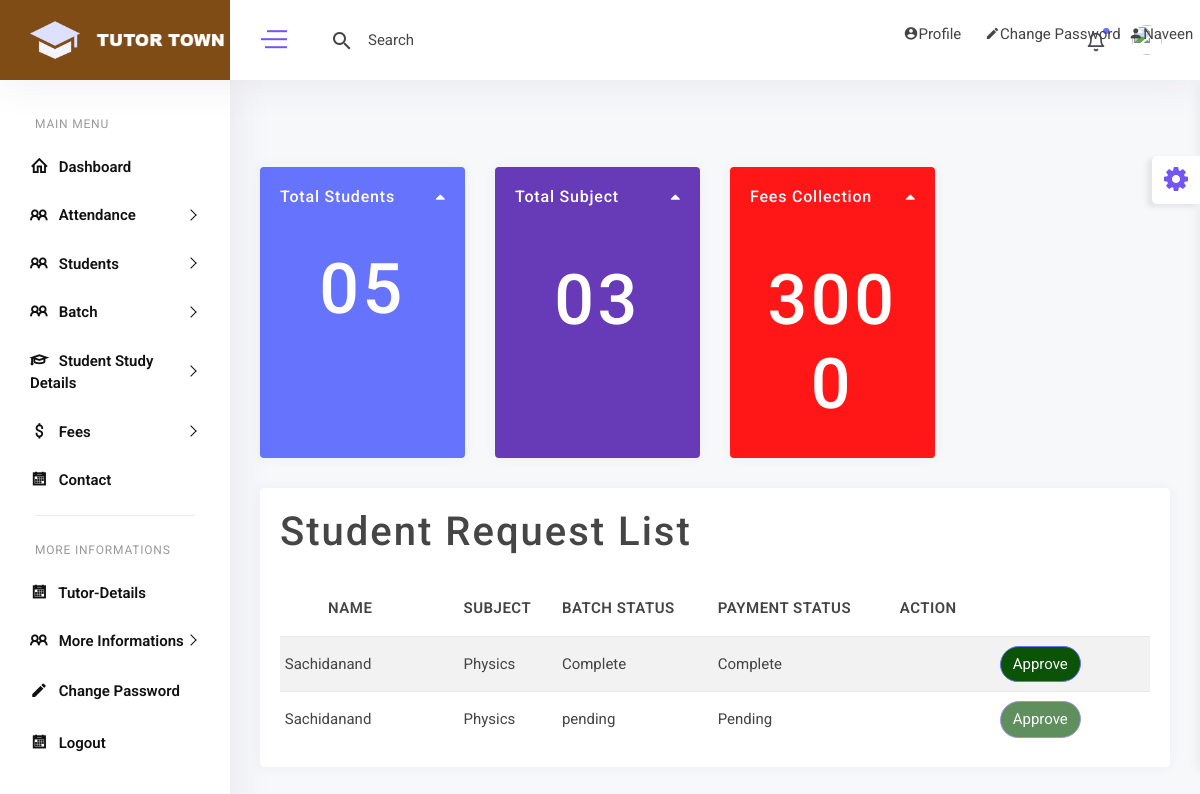
Screenshot of /tutor_index/ (signed in) with the database file from the repository.
### myapp/models.py (models this page shows, shortened)
class Tutor(models.Model):
	fname=models.CharField(max_length=100)
	lname=models.CharField(max_length=100)
	email=models.CharField(max_length=100)
	mobile=models.CharField(max_length=100)
	password=models.CharField(max_length=100)
	cpassword=models.CharField(max_length=100)
	usertype=models.CharField(max_length=100)
	user_image=models.ImageField(upload_to='images/')
	status=models.CharField(max_length=100,default="inactive")
	def __str__(self):
		return self.fname

class Student_request(models.Model):
	fees_master=models.ForeignKey(Fees_master,on_delete=models.CASCADE, blank=True,null=True)
	tutor=models.ForeignKey(Tutor,on_delete=models.CASCADE, blank=True,null=True)
	student=models.ForeignKey(Student,on_delete=models.CASCADE, blank=True,null=True)
	rstatus=models.CharField(max_length=100,default="pending")
	pstatus=models.CharField(max_length=100,default="Pending")
	subject_name=models.CharField(max_length=100)
	def __str__(self):
		return self.student.fname

class Student(models.Model):
	tutor=models.ForeignKey(Tutor,on_delete=models.CASCADE,blank=True,null=True)
	fname=models.CharField(max_length=100)
	lname=models.CharField(max_length=100)
	email=models.CharField(max_length=100)
	mobile=models.CharField(max_length=100)
	password=models.CharField(max_length=100)
	cpassword=models.CharField(max_length=100)
	usertype=models.CharField(max_length=100)
	user_image=models.ImageField(upload_to='images/')
	status=models.CharField(max_length=100,default="inactive")

### myapp/views.py (the view)
# urls.py: path('tutor_index/',views.tutor_index,name='tutor_index'),
def tutor_index(request):
	tutor=Tutor.objects.get(email=request.session['email'])
	print(tutor)
	student_request=Student_request.objects.filter(tutor=tutor)
	print(student_request)
	return render(request,'tutor_index.html',{'student_request':student_request})

### myapp/templates/tutor_index.html (shortened to what this page needs)
{% extends 'tutor_header.html'%}
{% block content%}
<!DOCTYPE html>
<html>
<head>
</head>
<body>
    <div class="content-body">
        <div class="container-fluid">
            <div class="row">
                <div class="col-xl-3 col-xxl-3 col-sm-6">
                    <div class="widget-stat card bg-primary overflow-hidden">
                        <div class="card-header">
                            <h3 class="card-title text-white">Total Students</h3>
                            <h5 class="text-white mb-0"><i class="fa fa-caret-up"></i></h5>
                        </div>
                        <div class="card-body text-center mt-3">
                            <div class="ico-sparkline">
                                <h3 class="card-title text-white" style="font-size:70px">05</h3>
                            </div>
                        </div>
                    </div>
                </div>
                <div class="col-xl-3 col-xxl-3 col-sm-6">
                    <div class="widget-stat card bg-secondary overflow-hidden">
                        <div class="card-header pb-3">
                            <h3 class="card-title text-white">Total Subject</h3>
                            <h5 class="text-white mb-0"><i class="fa fa-caret-up"></i></h5>
                        </div>
                        <div class="card-body text-center mt-3">
                            <div class="ico-sparkline">
                                <h3 class="card-title text-white" style="font-size:70px">03</h3>
                            </div>
                        </div>
                    </div>
                </div>
                <div class="col-xl-3 col-xxl-3 col-sm-6">
                    <div class="widget-stat card bg-danger overflow-hidden">
                        <div class="card-header pb-3">
                            <h3 class="card-title text-white">Fees Collection</h3>
                            <h5 class="text-white mb-0"><i class="fa fa-caret-up"></i></h5>
                        </div>
                        <div class="card-body text-center mt-3">
                            <div class="ico-sparkline">
                                <h3 class="card-title text-white" style="font-size:70px">3000</h3>
                            </div>
                        </div>
                    </div>
                </div>
                <div class="col-lg-12">
                    <div class="card">
                        <div class="card-header">
                            <h4 class="card-title" style="font-size:40px">Student Request List </h4>
                        </div>
                        <div class="card-body">
                            <div class="table-responsive">
                                <table class="table table-sm mb-0 table-striped">
                                    <thead >
                                        <tr>
                                            <th class="px-5 py-3" style="font-size: 15px;">Name</th>
                                            <th class="py-3" style="font-size: 15px;">Subject</th>
                                            <th class="py-3" style="font-size: 15px;">Batch Status</th>
                                            <th class="py-3" style="font-size: 15px;">Payment Status</th>
                                            <th class="py-3" style="font-size: 15px;">Action</th>
                                        </tr>
                                    </thead>
                                    <tbody>
                                        {% for i in student_request %}
                                        <tr>
                                            <td class="py-3">{{i.student.fname}}</td>
                                            <td class="py-3">{{i.subject_name}}</td>
                                            <td class="py-3">{{i.rstatus}}</td>
                                            <td class="py-3">{{i.pstatus}}</td>
                                            {% if i.pstatus == "Complete" %}
                                                <td ><a href="{% url 'my_students_tutor' %}"><input type="submit"  class="btn btn-primary " style=" background-color:  #095206fd; border-radius: 45px 42px; margin-left: 100px;" value="Approve"></a></td>
                                                <td class="py-3"></td>
                                            {% else %}
                                                <td ><input type="submit"  disabled="disabled" class="btn btn-primary " style=" background-color:  #095206fd; border-radius: 45px 42px; margin-left: 100px;" value="Approve"></td>
                                                <td class="py-3"></td>
                                            {% endif %}
                                        </tr>
                                        {% endfor %}
                                    </tbody>
                                </table>
                            </div>
                        </div>
                    </div>
                </div>
            </div>
        </div>
    </div>
</body>
</html>
{% endblock %}

### myapp/templates/tutor_header.html (shortened to what this page needs)
{% load static %}
<!DOCTYPE html>
<html lang="en">
<head>
    <link rel="stylesheet" href="{% static 'vendor/jqvmap/css/jqvmap.min.css' %}">
	<link rel="stylesheet" href="{% static 'vendor/chartist/css/chartist.min.css' %}">
	<link rel="stylesheet" href="{% static 'vendor/bootstrap-select/dist/css/bootstrap-select.min.css' %}">
    <link rel="stylesheet" href="{% static 'css/style.css' %}">
	<link rel="stylesheet" href="{% static 'css/skin-2.css' %}">
</head>
<body >
    <div id="main-wrapper">
        <div class="nav-header" style="background-color: #804c16;">
            <a href="{% url 'tutor_index' %}" class="brand-logo">
                <img class="logo-abbr" src="{% static 'images/logo-white.png' %}" alt="">
                <img class="brand-title" src="{% static 'images/logo_image1.png' %}" alt="">
            </a>
            <div class="nav-control">
                <div class="hamburger">
                    <span class="line"></span><span class="line"></span><span class="line"></span>
                </div>
            </div>
        </div>
        <div class="header">
            <div class="header-content">
                <nav class="navbar navbar-expand">
                    <div class="collapse navbar-collapse justify-content-between">
                        <div class="header-left">
                            <div class="search_bar dropdown">
                                <span class="search_icon p-3 c-pointer" data-toggle="dropdown">
                                    <i class="mdi mdi-magnify"></i>
                                </span>
                                <div class="dropdown-menu p-0 m-0">
                                    <form>
                                        <input class="form-control" type="search" placeholder="Search" aria-label="Search">
                                    </form>
                                </div>
                            </div>
                        </div>
                         <div class="header-left">
                            <div class="search_bar dropdown">
                                <div class="dropdown-menu custom-drp-menu p-0 mt-3">
                                   <a style="" href="{% url 'tutor_profile' %}" class="mdi mdi-account-circle">Profile</a>
                                   <a style="" href="{% url 'tutor_change_password' %}" class="mdi  mdi-pencil">Change Password</a>&nbsp;
                                   <span class=" mdi mdi-account">{{request.session.fname}}</span>
                                </div>
                            </div>
                        </div>
                        <ul class="navbar-nav header-right">
                            <li class="nav-item dropdown notification_dropdown">
                                <a class="nav-link bell ai-icon" href="#" role="button" data-toggle="dropdown">
                                    <div class="pulse-css"></div>
                                </a>
                            </li>
                            <li class="nav-item dropdown header-profile">
                                <a class="nav-link" href="#" role="button" data-toggle="dropdown">
                                    <img src="{{request.session.user_image}}" width="20" alt=""/>
                                </a>
                            </li>
                        </ul>
                    </div>
                </nav>
            </div>
        </div>
        <div class="dlabnav">
            <div class="dlabnav-scroll">
                <ul class="metismenu" id="menu">
                    <li class="nav-label first">Main Menu</li>
                    <li><a href="javascript:void()" aria-expanded="false">
							<i class="la la-home"></i>
							<span class="nav-text">Dashboard</span>
						</a>
                    </li>
					<li><a class="has-arrow" href="javascript:void()" aria-expanded="false">
							<i class="la la-users"></i>
							<span class="nav-text">Attendance</span>
						</a>
                    </li>
					<li><a class="has-arrow" href="javascript:void()" aria-expanded="false">
							<i class="la la-users"></i>
							<span class="nav-text">Students</span>
						</a>
                    </li>
                    <li><a class="has-arrow" href="javascript:void()" aria-expanded="false">
                        <i class="la la-users"></i>
                        <span class="nav-text">Batch</span>
                    </a>
                </li>
					<li><a class="has-arrow" href="javascript:void()" aria-expanded="false">
							<i class="la la-graduation-cap"></i>
							<span class="nav-text">Student Study Details</span>
						</a>
                    </li>
					<li><a class="has-arrow" href="{% url 'feesdetails' %}" aria-expanded="false">
							<i class="la la-dollar"></i>
							<span class="nav-text">Fees</span>
						</a>
                    </li>
					<li><a class="ai-icon" href="{% url 'tutor_contact' %}" aria-expanded="false">
							<i class="la la-calendar"></i>
							<span class="nav-text">Contact</span>
						</a>
                    </li>
                    <li class="nav-label">More Informations</li>
					<li><a class="ai-icon" href="{% url 'tutor_details' %}" aria-expanded="false">
                            <i class="la la-calendar"></i>
                            <span class="nav-text">Tutor-Details</span>
                        </a>
                    </li>
                    <li><a class="has-arrow" href="javascript:void()" aria-expanded="false">
							<i class="la la-users"></i>
							<span class="nav-text">More Informations</span>
						</a>
                    </li>
                    <li><a class="ai-icon" href="{% url 'tutor_change_password' %}" aria-expanded="false">
                            <i class="mdi mdi-pencil"></i>
                            <span class="nav-text">Change Password</span>
                        </a>
                    </li>
                    <li><a class="ai-icon" href="{% url 'logout' %}" aria-expanded="false">
                            <i class="la la-calendar"></i>
                            <span class="nav-text">Logout</span>
                        </a>
                    </li>
				</ul>
            </div>
        </div>
        <div class="footer">
            <div class="copyright">
                <p>Copyright © Designed &amp; Developed by <a href="http://dexignlab.com/" target="_blank">DexignLab</a> 2020</p>
            </div>
        </div>
    </div>
</body>
</html>
{% block content%}
{% endblock %}

### myapp/static/css/skin-2.css (style rules this page uses)
.footer .copyright a { color: #6673fd; }
.hamburger .line { background: #6673fd; }
.pulse-css { background: #6673fd; }
.pulse-css:after, .pulse-css:before { background-color: #6673fd; }
.btn-primary { background-color: #6673fd; border-color: #6673fd; }
.bg-primary { background-color: #6673fd !important; }

### myapp/templates/tutor_header.html (style rules this page uses)
.custom-drp-menu a { margin-left: 20px; }
.custom-drp-menu { left: 160px !important; width: 350px; }

### rows the page displays
Tutor: session.fname "Naveen"
Student_request: student.fname "Sachidanand", subject_name "Physics", rstatus "Complete", pstatus "Complete"
Student_request: student.fname "Sachidanand", subject_name "Physics", rstatus "pending", pstatus "Pending"
